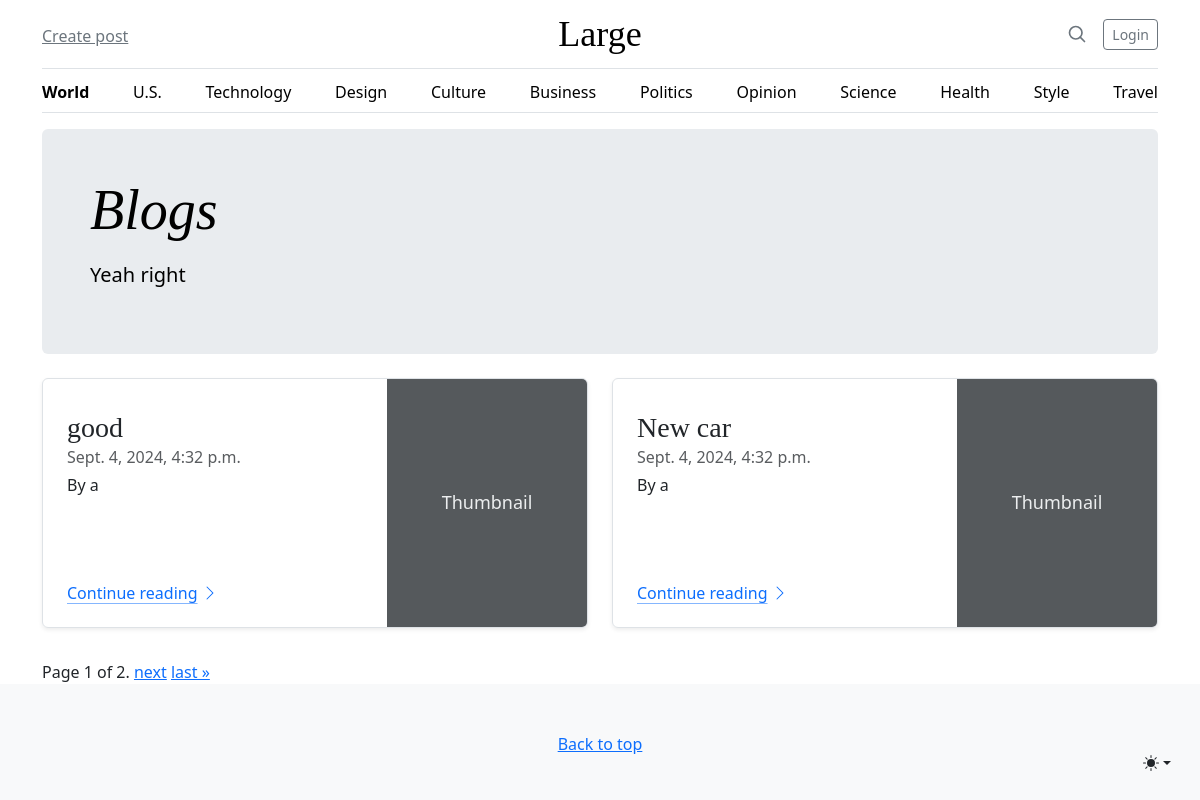
The page /blog/ on the database as committed earlier.
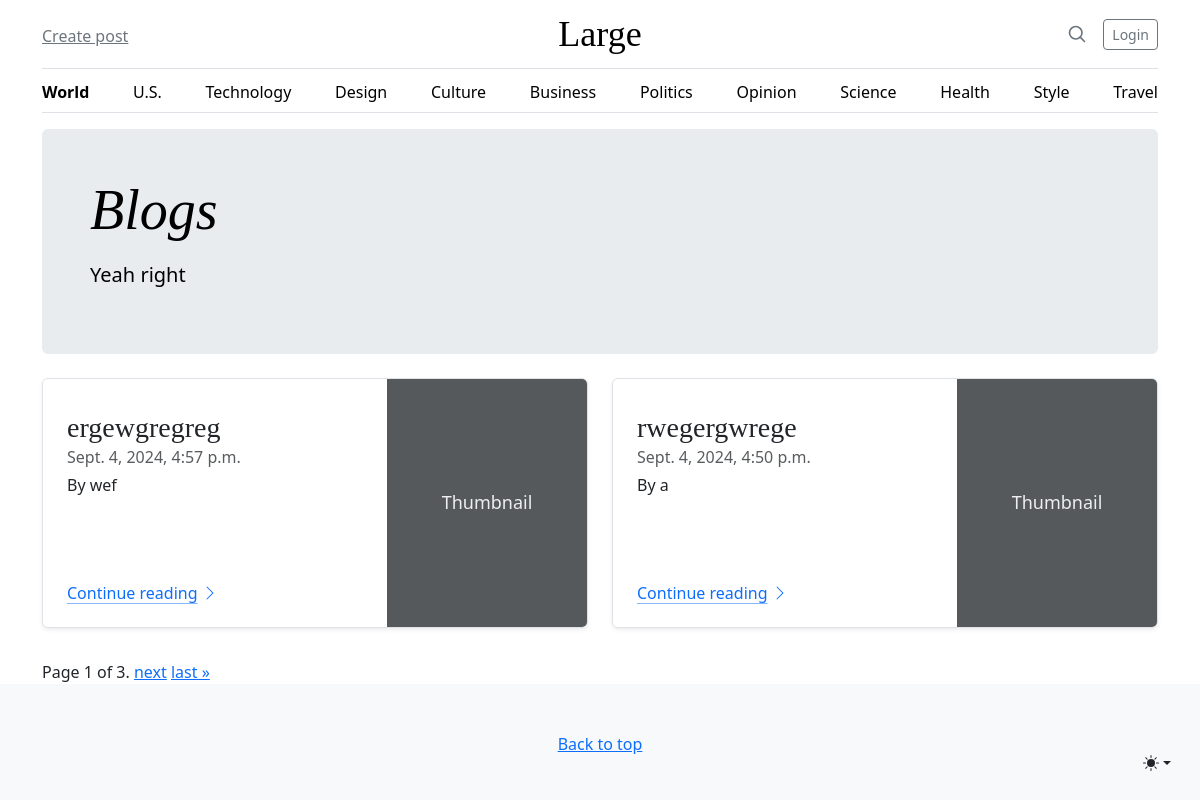
The same page on the database as committed later.
### blog/models.py (models this page shows, shortened)
class Post(models.Model):
    title = models.CharField(max_length=200)
    content = models.TextField()
    author = models.ForeignKey(User, on_delete=models.CASCADE)
    created_at = models.DateTimeField(auto_now_add=True)
    updated_at = models.DateTimeField(auto_now=True)

### blog/views.py (the view)
# urls.py: path('', views.post_list, name='post_list'),
def post_list(request):
    post_list = Post.objects.all().order_by('-created_at')
    paginator = Paginator(post_list, 2)
    page_number = request.GET.get('page')
    page_obj = paginator.get_page(page_number)
    return render(request, 'blog/post_list.html', {'page_obj': page_obj})

### blog/templates/blog/post_list.html (shortened to what this page needs)
<!DOCTYPE html>
<html lang="en">
<head>
    <link rel="stylesheet" href="https://cdn.jsdelivr.net/npm/bootstrap@5.3.3/dist/css/bootstrap.min.css">
</head>
<body>
      <div class="dropdown position-fixed bottom-0 end-0 mb-3 me-3 bd-mode-toggle">
        <button class="btn btn-bd-primary py-2 dropdown-toggle d-flex align-items-center"
                id="bd-theme"
                type="button"
                aria-expanded="false"
                data-bs-toggle="dropdown"
                aria-label="Toggle theme (auto)">
          <svg class="bi my-1 theme-icon-active" width="1em" height="1em"><use href="#circle-half"></use></svg>
        </button>
      </div>
  <div class="container">
    <header class="border-bottom lh-1 py-3">
      <div class="row flex-nowrap justify-content-between align-items-center">
        <div class="col-4 pt-1">
          <a class="link-secondary" href="{% url 'post_create' %}">Create post</a>
        </div>
        <div class="col-4 text-center">
          <a class="blog-header-logo text-body-emphasis text-decoration-none" href="#">Large</a>
        </div>
        <div class="col-4 d-flex justify-content-end align-items-center">
            <a class="link-secondary" href="#" aria-label="Search">
                <svg xmlns="http://www.w3.org/2000/svg" width="20" height="20" fill="none" stroke="currentColor" stroke-linecap="round" stroke-linejoin="round" stroke-width="2" class="mx-3" role="img" viewBox="0 0 24 24"><title>Search</title>
                    <circle cx="10.5" cy="10.5" r="7.5"/>
                    <path d="M21 21l-5.2-5.2"/>
                </svg>
            </a>
            {% if user.is_authenticated %}
            <form method="post" action="{% url 'logout' %}">
                {% csrf_token %}
                <button type="submit" class="btn btn-sm btn-outline-secondary">Logout</button>
            </form>
            {% else %}
                <a class="btn btn-sm btn-outline-secondary" href="{% url 'login' %}">Login</a>
            {% endif %}
        </div>
      </div>
    </header>
    <div class="nav-scroller py-1 mb-3 border-bottom">
      <nav class="nav nav-underline justify-content-between">
        <a class="nav-item nav-link link-body-emphasis active" href="#">World</a>
        <a class="nav-item nav-link link-body-emphasis" href="#">U.S.</a>
        <a class="nav-item nav-link link-body-emphasis" href="#">Technology</a>
        <a class="nav-item nav-link link-body-emphasis" href="#">Design</a>
        <a class="nav-item nav-link link-body-emphasis" href="#">Culture</a>
        <a class="nav-item nav-link link-body-emphasis" href="#">Business</a>
        <a class="nav-item nav-link link-body-emphasis" href="#">Politics</a>
        <a class="nav-item nav-link link-body-emphasis" href="#">Opinion</a>
        <a class="nav-item nav-link link-body-emphasis" href="#">Science</a>
        <a class="nav-item nav-link link-body-emphasis" href="#">Health</a>
        <a class="nav-item nav-link link-body-emphasis" href="#">Style</a>
        <a class="nav-item nav-link link-body-emphasis" href="#">Travel</a>
      </nav>
    </div>
  </div>
<main class="container">
    <div class="p-4 p-md-5 mb-4 rounded text-body-emphasis bg-body-secondary">
      <div class="col-lg-6 px-0">
        <h1 class="display-4 fst-italic">Blogs</h1>
        <p class="lead my-3">Yeah right</p>
      </div>
    </div>
    <div class="row mb-2">
        {% for post in page_obj.object_list %}
            <div class="col-md-6">
                <div class="row g-0 border rounded overflow-hidden flex-md-row mb-4 shadow-sm h-md-250 position-relative">
                <div class="col p-4 d-flex flex-column position-static">
                    <h3 class="mb-0">{{ post.title }}</h3>
                    <div class="mb-1 text-body-secondary">{{ post.created_at }}</div>
                    <p class="card-text mb-auto">By {{ post.author }}</p>
                    <a href="{% url 'post_detail' post.pk %}" class="icon-link gap-1 icon-link-hover stretched-link">
                    Continue reading
                    <svg class="bi"><use xlink:href="#chevron-right"/></svg>
                    </a>
                </div>
                <div class="col-auto d-none d-lg-block">
                    <svg class="bd-placeholder-img" width="200" height="250" xmlns="http://www.w3.org/2000/svg" role="img" aria-label="Placeholder: Thumbnail" preserveAspectRatio="xMidYMid slice" focusable="false"><title>Placeholder</title><rect width="100%" height="100%" fill="#55595c"/><text x="50%" y="50%" fill="#eceeef" dy=".3em">Thumbnail</text></svg>
                </div>
                </div>
            </div>
        {% empty %}
            <li>No posts available.</li>
        {% endfor %}
    </div>
    <div class="pagination">
        <span class="step-links">
            <span class="current">
                Page {{ page_obj.number }} of {{ page_obj.paginator.num_pages }}.
            </span>
            {% if page_obj.has_next %}
                <a href="?page={{ page_obj.next_page_number }}">next</a>
                <a href="?page={{ page_obj.paginator.num_pages }}">last &raquo;</a>
            {% endif %}
        </span>
    </div>
  </main>
  <footer class="py-5 text-center text-body-secondary bg-body-tertiary">
    <p class="mb-0">
      <a href="#">Back to top</a>
    </p>
  </footer>
</body>
</html>

### blog/templates/blog/post_list.html (style rules this page uses)
.bd-placeholder-img { font-size: 1.125rem; text-anchor: middle; -webkit-user-select: none; -moz-user-select: none; user-select: none; }
.bi { vertical-align: -.125em; fill: currentColor; }
.nav-scroller { position: relative; z-index: 2; height: 2.75rem; overflow-y: hidden; }
.nav-scroller .nav { display: flex; flex-wrap: nowrap; padding-bottom: 1rem; margin-top: -1px; overflow-x: auto; text-align: center; white-space: nowrap; -webkit-overflow-scrolling: touch; }
.btn-bd-primary { --bd-violet-bg: #712cf9; --bd-violet-rgb: 112.520718, 44.062154, 249.437846; --bs-btn-font-weight: 600; --bs-btn-color: var(--bs-white); --bs-btn-bg: var(--bd-violet-bg); --bs-btn-border-color: var(--bd-violet-bg); --bs-btn-hover-color: var(--bs-white); --bs-btn-hover-bg: #6528e0; --bs-btn-hover-border-color: #6528e0; --bs-btn-focus-shadow-rgb: var(--bd-violet-rgb); --bs-btn-active-color: var(--bs-btn-hover-color); --bs-btn-active-bg: #5a23c8; --bs-btn-active-border-color: #5a23c8; }
.bd-mode-toggle { z-index: 1500; }
.blog-header-logo { font-family: "Playfair Display", Georgia, "Times New Roman", serif; font-size: 2.25rem; }
h1, h2, h3, h4, h5, h6 { font-family: "Playfair Display", Georgia, "Times New Roman", serif; }
@media (min-width: 768px) { .h-md-250 { height: 250px; } }

Rows that differ between the two databases and show on the page:
no longer on this page (row unchanged): Post: title "good", created_at "Sept. 4, 2024, 4:32 p.m.", author "a"
no longer on this page (row unchanged): Post: title "New car", created_at "Sept. 4, 2024, 4:32 p.m.", author "a"
added Post: title "ergewgregreg", created_at "Sept. 4, 2024, 4:57 p.m.", author "wef"
added Post: title "rwegergwrege", created_at "Sept. 4, 2024, 4:50 p.m.", author "a"
Other text that changed with them:
{{ page_obj.paginator.num_pages }}: "2" → "3"
